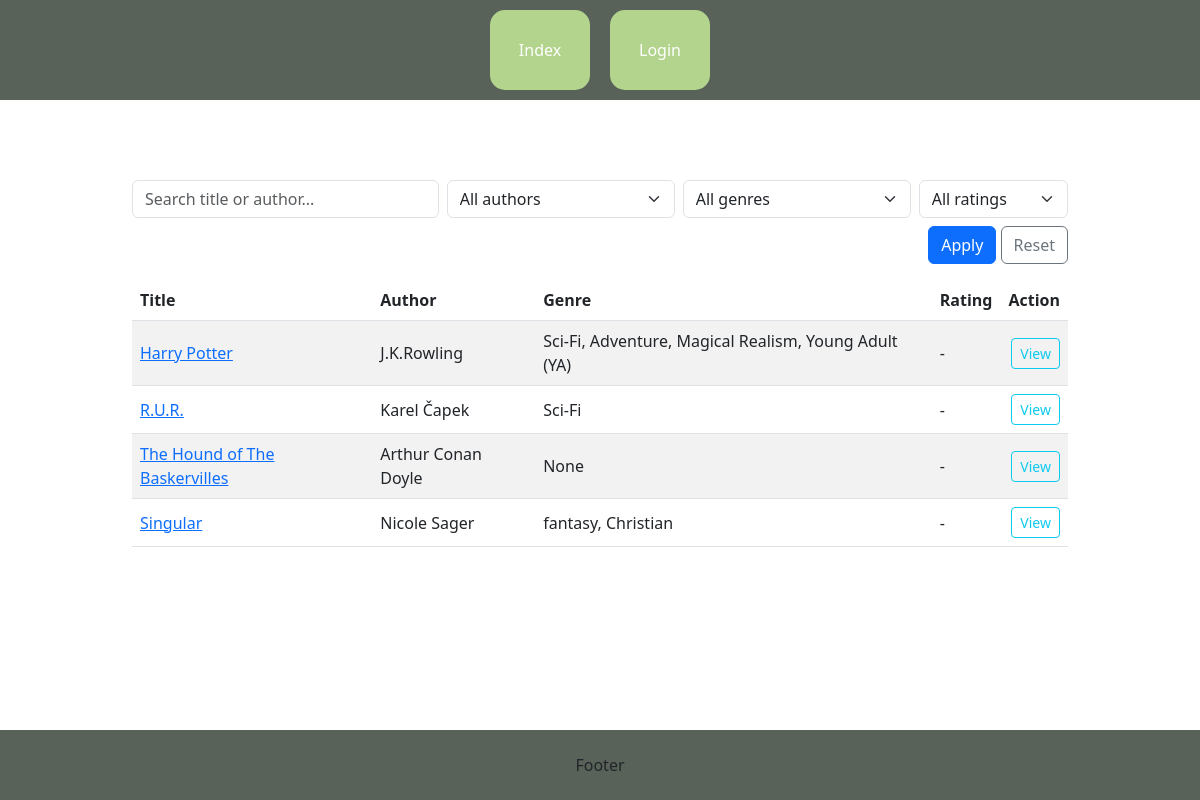
The page /projectcv/book_index/ on the database its author committed.
### projectcv/models.py (models this page shows, shortened)
class Book(models.Model):
    title= models.CharField(max_length=250)
    author= models.CharField(max_length=150)
    genre = models.ManyToManyField(Genre, blank=True)
    tags = models.ManyToManyField(Tag)
    rating = models.IntegerField(null=True, blank=True, choices=[(i, i) for i in range(1, 6)]) # range marks 1-5
    image = models.ImageField(upload_to='book_covers/', null=True, blank=True)
    published_date = models.DateField(null=True, blank=True)
    ean = models.CharField(max_length=13, null=True, blank=True)
    isbn = models.CharField(max_length=17, null=True, blank=True)
    author_bio = models.TextField(null=True, blank=True)
    author_photo = models.ImageField(upload_to='author_photos/', null=True, blank=True)
    class Meta:
        verbose_name = "Book"
        verbose_name_plural = "Books"

class Genre(models.Model):
    genre_name = models.CharField(max_length=100)

### projectcv/views.py (the view)
# urls.py: path("book_index/", views.BookIndex.as_view(), name="book_index"),
class BookIndex(generic.ListView):
    template_name = "projectcv/book_index.html"  # cesta k šabloně ze složky tamplates (je možné sdílet mezi aplikacemi)
    context_object_name = "books"  # pod tímto jménem budeme volat seznam objektů v šabloně
    paginate_by = 20 # this line enable to pagination with 20 items per page
    def get_queryset(self):
        qs = Book.objects.prefetch_related("genre").order_by("-id")
        q = self.request.GET.get("q")
        author = self.request.GET.get("author")
        genre = self.request.GET.get("genre")
        rating = self.request.GET.get("rating")
        if q:
            qs = qs.filter(Q(title__icontains=q) | Q(author__icontains=q))
        if author:
            qs = qs.filter(author=author)
        if genre:
            qs = qs.filter(genre__id=genre)
        if rating:
            qs = qs.filter(rating=rating)
        return qs
    def get_context_data(self, **kwargs):
        ctx = super().get_context_data(**kwargs)
        ctx["authors"] = Book.objects.order_by("author").values_list("author", flat=True).distinct()
        ctx["genres"] = Genre.objects.order_by("genre_name")
        ctx["ratings"] = RATING_VALUES
        ctx["current"] = {
            "q": self.request.GET.get("q", ""),
            "author": self.request.GET.get("author", ""),
            "genre": self.request.GET.get("genre", ""),
            "rating": self.request.GET.get("rating") or None,
        }
        return ctx

### projectcv/templates/projectcv/book_index.html (shortened to what this page needs)
{% extends "base.html" %}
{% block content %}
<div class="container my-3">
    <form method="get" class="row g-2 mb-3">
        <div class="col-sm-4">
            <input type="text" name="q" value="{{ current.q }}" class="form-control" placeholder="Search title or author...">
        </div>
        <div class="col-sm-3">
            <select name="author" class="form-select">
                <option value="">All authors</option>
            </select>
        </div>
        <div class="col-sm-3">
            <select name="genre" class="form-select">
                <option value="">All genres</option>
            </select>
        </div>
        <div class="col-sm-2">
            <select name="rating" class="form-select">
                <option value="">All ratings</option>
            </select>
        </div>
        <div class="col-12 text-end">
            <button class="btn btn-primary" type="submit">Apply</button>
            <a class="btn btn-outline-secondary" href="{% url 'book_index' %}">Reset</a>
        </div>
    </form>
    <div class="table-responsive">
        <table class="table table-striped align-middle">
            <thead>
                <tr>
                    <th>Title</th>
                    <th>Author</th>
                    <th>Genre</th>
                    <th>Rating</th>
                    <th class="text-end">Action</th>
                </tr>
            </thead>
            <tbody>
                {% for book in books %}
                    <tr>
                        <td>
                            <a href="{% url 'book_detail' book.id %}">{{ book.title }}</a>
                        </td>
                        <td>{{ book.author }}</td>
                        <td>
                            {% if book.genre.all %}
                                {% for genre in book.genre.all %}
                                    {{ genre.genre_name }}{% if not forloop.last %}, {% endif%}
                                {% endfor %}
                            {% else %}
                                None
                            {% endif %}
                        </td>
                        <td>{% if book.rating %}{{ book.rating }}{% else %}-{% endif %}</td>
                        <td class="text-end">
                            <a class="btn btn-sm btn-outline-info" href="{% url 'book_detail' book.id %}">View</a>
                        </td>
                    </tr>
            {% empty %}
                <tr>
                    <td colspan="5" class="text-center">No books found.</td>
                </tr>
            {% endfor %}
            </tbody>
        </table>
    </div>
</div>
{% endblock %}

### projectcv/static/css/style.css (style rules this page uses)
html, body { width: 100%; height: 100%; margin: 0; }
.btn { padding:8px 16px; border: none; border-radius: 6px; cursor: pointer; transition: background-color 0.3s ease; }
.btn-primary { background-color: #596259; color: white; }

### rows shown on the page
Book: title "Harry Potter", author "J.K.Rowling"
Genre: genre_name "Sci-Fi"
Genre: genre_name "Adventure"
Genre: genre_name "Magical Realism"
Genre: genre_name "Young Adult (YA)"
Book: title "R.U.R.", author "Karel Čapek"
Book: title "The Hound of The Baskervilles", author "Arthur Conan Doyle", shows "None"
Book: title "Singular", author "Nicole Sager"
Genre: genre_name "fantasy"
Genre: genre_name "Christian"
